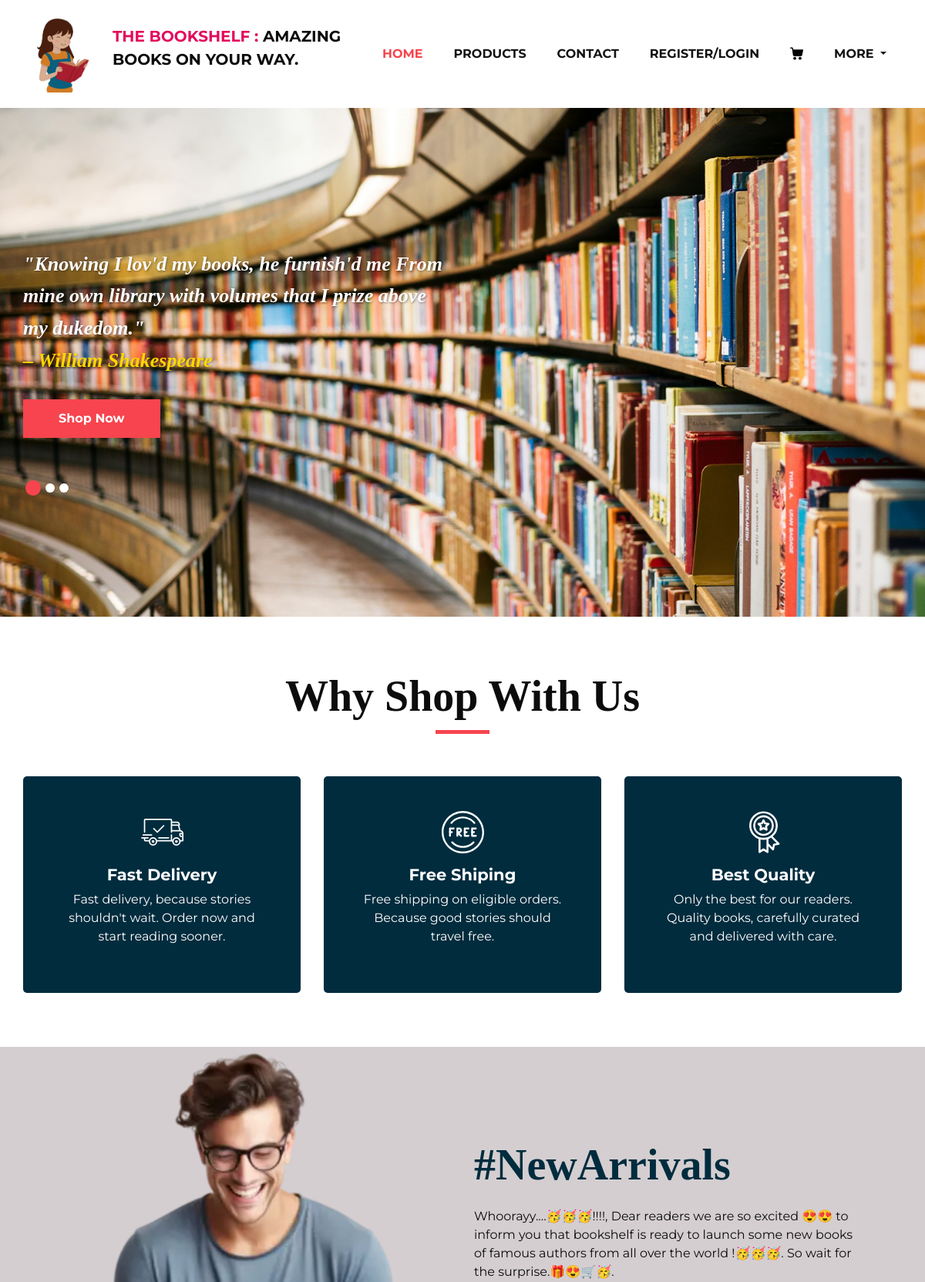
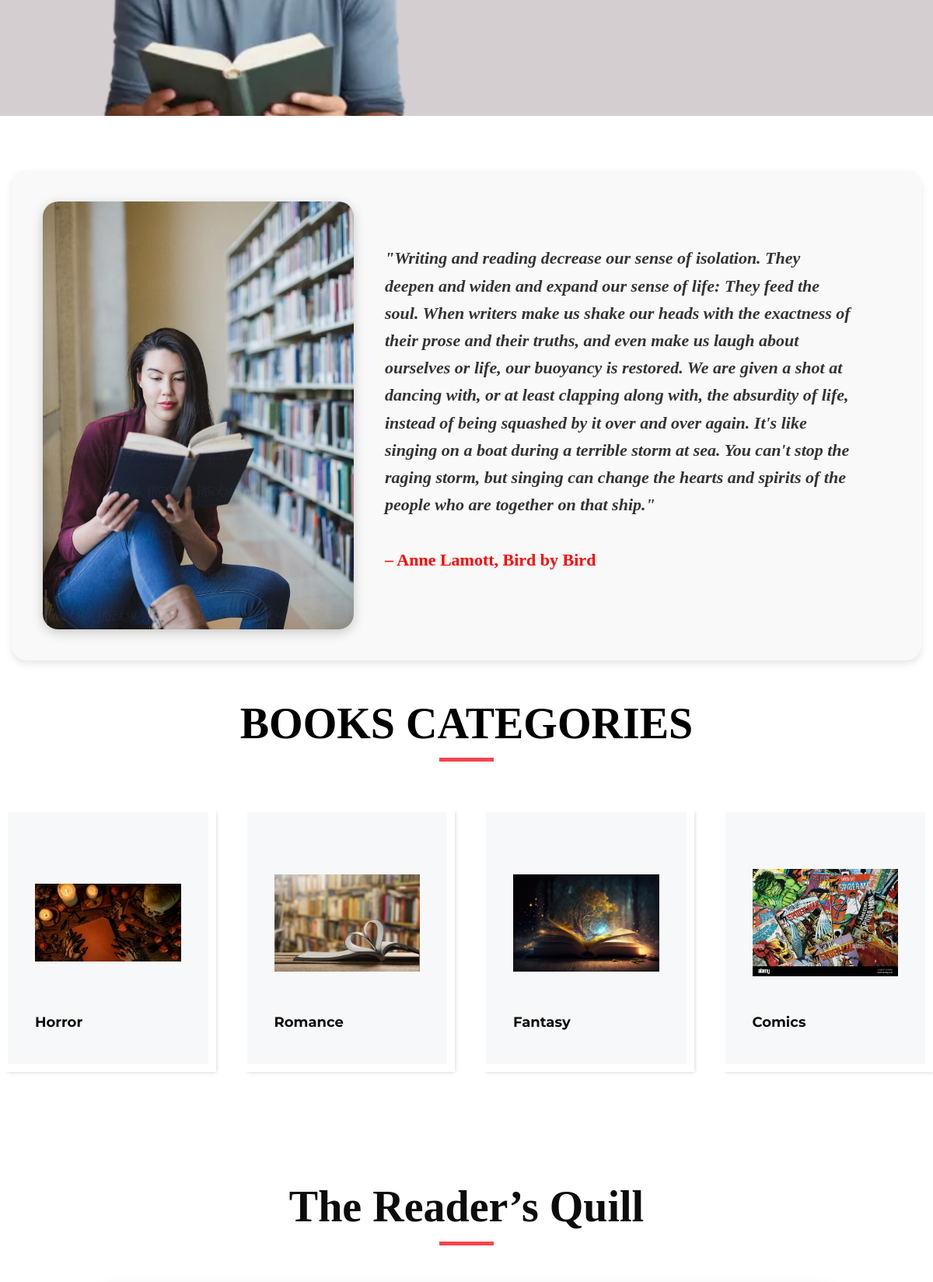
The page / (upper part) on the database its author committed (2 pictures, top to bottom).
### Backend/models.py (models this page shows, shortened)
class CategoryDB(models.Model):
    category = models.CharField(max_length=100, null=True, blank=True)
    Description = models.TextField(null=True, blank=True)
    Image = models.ImageField(upload_to="Category Image", null=True, blank=True)

### WebApp/views.py (the view)
# urls.py: path('',views.Home_page,name="Home"),
def Home_page(request):
    data = CategoryDB.objects.all()
    return render(request, "Home.html", {'data': data})

### WebApp/templates/Home.html (shortened to what this page needs)
<!DOCTYPE html>
{% load static %}
<html>
<head>
   <link rel="stylesheet" type="text/css" href="{% static 'newfolder/css/bootstrap.css' %}" />
   <link href="{% static 'newfolder/css/font-awesome.min.css' %}" rel="stylesheet" />
   <link href="{% static 'newfolder/css/style.css' %}" rel="stylesheet" />
   <link href="{% static 'newfolder/css/responsive.css' %}" rel="stylesheet" />
</head>
<body>
   <div class="hero_area">
      <header class="header_section">
         <div class="container">
            <nav class="navbar navbar-expand-lg custom_nav-container ">
               <a class="navbar-brand" href="{% url 'Home' %}"><img width="100" height="100"
                     src="{% static 'newfolder/images/bookgirl.jpg' %}" alt="#" /></a>
               <p style="font-size:20px"><b><span style="color:#E30B5C">THE BOOKSHELF :</span> AMAZING BOOKS ON YOUR
                     WAY.</b></p>
               <div class="collapse navbar-collapse" id="navbarSupportedContent">
                  <ul class="navbar-nav">
                     <li class="nav-item active">
                        <a class="nav-link" href="{% url 'Home' %}">Home <span class="sr-only">(current)</span></a>
                     </li>
                     <li class="nav-item">
                        <a class="nav-link" href="{% url 'Products' %}">Products</a>
                     </li>
                     <li class="nav-item">
                        <a class="nav-link" href="{% url 'Contact' %}">Contact</a>
                     </li>
                     {% if request.session.Name %}
                     <li class="nav-item">
                        <a class="nav-link" href="{% url 'User_Logout' %}">Welcome, <span
                              style="color:blue;">{{request.session.Name}}</span>/Logout</a>
                     </li>
                     {% else %}
                     <li class="nav-item">
                        <a class="nav-link" href="{% url 'user_login_page' %}">Register/Login</a>
                     </li>
                     {% endif %}
                     <li class="nav-item">
                        <a class="nav-link" href="{% url 'view_cart' %}">
                        </a>
                     </li>
                     <li class="nav-item dropdown">
                        <a class="nav-link dropdown-toggle" href="#" data-toggle="dropdown" role="button"
                           aria-haspopup="true" aria-expanded="true"> <span class="nav-label">More </span></a>
                     </li>
                  </ul>
               </div>
            </nav>
         </div>
      </header>
      <section class="slider_section ">
         <div class="slider_bg_box">
            <img src="{% static 'newfolder/images/libfront.jpeg' %}" alt="">
         </div>
         <div id="customCarousel1" class="carousel slide" data-ride="carousel">
            <div class="carousel-inner">
               <div class="carousel-item active">
                  <div class="container ">
                     <div class="row">
                        <div class="col-md-7 col-lg-6 ">
                           <div class="detail-box">
                              <p style="color: 	rgb(255, 255, 255);
          font-size: 26px;
          font-family: 'Georgia', serif;
          font-style: italic;
          font-weight: bold;
          text-shadow: 1px 1px 3px rgba(0, 0, 0, 0.4);
          line-height: 1.6;
          margin: 20px 0;">
                                 "Knowing I lov'd my books, he furnish'd me
                                 From mine own library with volumes that I prize above my dukedom."<br>
                                 <span style="color: #FFD700;">– William Shakespeare</span>
                              </p>
                              <div class="btn-box">
                                 <a href="{% url 'Products' %}" class="btn1">
                                    Shop Now
                                 </a>
                              </div>
                           </div>
                        </div>
                     </div>
                  </div>
               </div>
            </div>
            <div class="container">
               <ol class="carousel-indicators">
                  <li data-target="#customCarousel1" data-slide-to="0" class="active"></li>
                  <li data-target="#customCarousel1" data-slide-to="1"></li>
                  <li data-target="#customCarousel1" data-slide-to="2"></li>
               </ol>
            </div>
         </div>
      </section>
   </div>
   <section class="why_section layout_padding">
      <div class="container">
         <div class="heading_container heading_center">
            <h2>
               Why Shop With Us
            </h2>
         </div>
         <div class="row">
            <div class="col-md-4">
               <div class="box ">
                  <div class="img-box">
                  </div>
                  <div class="detail-box">
                     <h5>
                        Fast Delivery
                     </h5>
                     <p>
                        Fast delivery, because stories shouldn't wait. Order now and start reading sooner.
                     </p>
                  </div>
               </div>
            </div>
            <div class="col-md-4">
               <div class="box ">
                  <div class="img-box">
                  </div>
                  <div class="detail-box">
                     <h5>
                        Free Shiping
                     </h5>
                     <p>
                       Free shipping on eligible orders. Because good stories should travel free.
                     </p>
                  </div>
               </div>
            </div>
            <div class="col-md-4">
               <div class="box ">
                  <div class="img-box">
                  </div>
                  <div class="detail-box">
                     <h5>
                        Best Quality
                     </h5>
                     <p>
                       Only the best for our readers. Quality books, carefully curated and delivered with care.
                     </p>
                  </div>
               </div>
            </div>
         </div>
      </div>
   </section>
   <section class="arrival_section">
      <div class="container">
         <div class="box">
            <div class="arrival_bg_box">
               <img src="{% static 'newfolder/images/man reading.png' %}" alt="">
            </div>
            <div class="row">
               <div class="col-md-6 ml-auto">
                  <div class="heading_container remove_line_bt">
                     <h2>
                        #NewArrivals
                     </h2>
                  </div>
                  <p style="margin-top: 20px;margin-bottom: 30px;">
                     Whoorayy....🥳🥳🥳!!!!, Dear readers we are so excited 😍😍 to inform you that bookshelf is ready
                     to launch some new books of famous authors from all over the world !🥳🥳🥳. So wait for the
                     surprise.🎁😍🛒🥳.
                  </p>
               </div>
            </div>
         </div>
      </div>
   </section>
   <section class="product_section layout_padding">
      <div class="container"
         style="display: flex; gap: 40px; align-items: center; padding: 40px; background-color: #f9f9f9; border-radius: 20px; box-shadow: 0 4px 10px rgba(0, 0, 0, 0.1);">
         <img src="{% static 'newfolder/images/reaidng.jpg' %}" alt="Reading"
            style="width: 400px; height: 550px; border-radius: 20px; object-fit: cover; box-shadow: 0 4px 15px rgba(0, 0, 0, 0.2);">
         <div style="max-width: 600px; color: #0F52BA;">
            <p style="font-size: 22px; font-family: 'Times New Roman', serif; line-height: 1.6; color: #333;">
               <b><i>
                     "Writing and reading decrease our sense of isolation. They deepen and widen and expand our sense of
                     life: They feed the soul.
                     When writers make us shake our heads with the exactness of their prose and their truths, and even
                     make us laugh about ourselves or life, our buoyancy is restored.
                     We are given a shot at dancing with, or at least clapping along with, the absurdity of life,
                     instead of being squashed by it over and over again.
                     It's like singing on a boat during a terrible storm at sea. You can't stop the raging storm, but
                     singing can change the hearts and spirits of the people who are together on that ship."
                  </i></b>
               <br><br>
               <span style="color: red; font-weight: bold;">– Anne Lamott, Bird by Bird</span>
            </p>
         </div>
      </div><br>
      <br>
      <div class="heading_container heading_center">
         <h2 style="color:black">
            BOOKS CATEGORIES
         </h2>
      </div>
      <div class="row">
         {% for i in data %}
         <div class="col-sm-6 col-md-4 col-lg-3">
            <div class="box">
               <div class="img-box">
                  <a href="{% url 'Filter' categ=i.category %}">
                     <img src="{{ i.Image.url }}" alt="">
                  </a>
               </div>
               <div class="detail-box">
                  <h5>
                     {{i.category}}
                  </h5>
               </div>
            </div>
         </div>
         {% endfor %}
      </div>
   </section>
   <section class="client_section layout_padding">
      <div class="container ">
         <div class="heading_container heading_center">
            <h2>
               The Reader’s Quill
            </h2>
         </div>
      </div>
   </section>
</body>
</html>

### WebApp/static/newfolder/css/responsive.css (style rules this page uses)
@media (min-width: 1200px) { .container { max-width: 1170px; } }

### rows shown on the page
CategoryDB: Image (picture), category "Horror"
CategoryDB: Image (picture), category "Romance"
CategoryDB: Image (picture), category "Fantasy"
CategoryDB: Image (picture), category "Comics"
